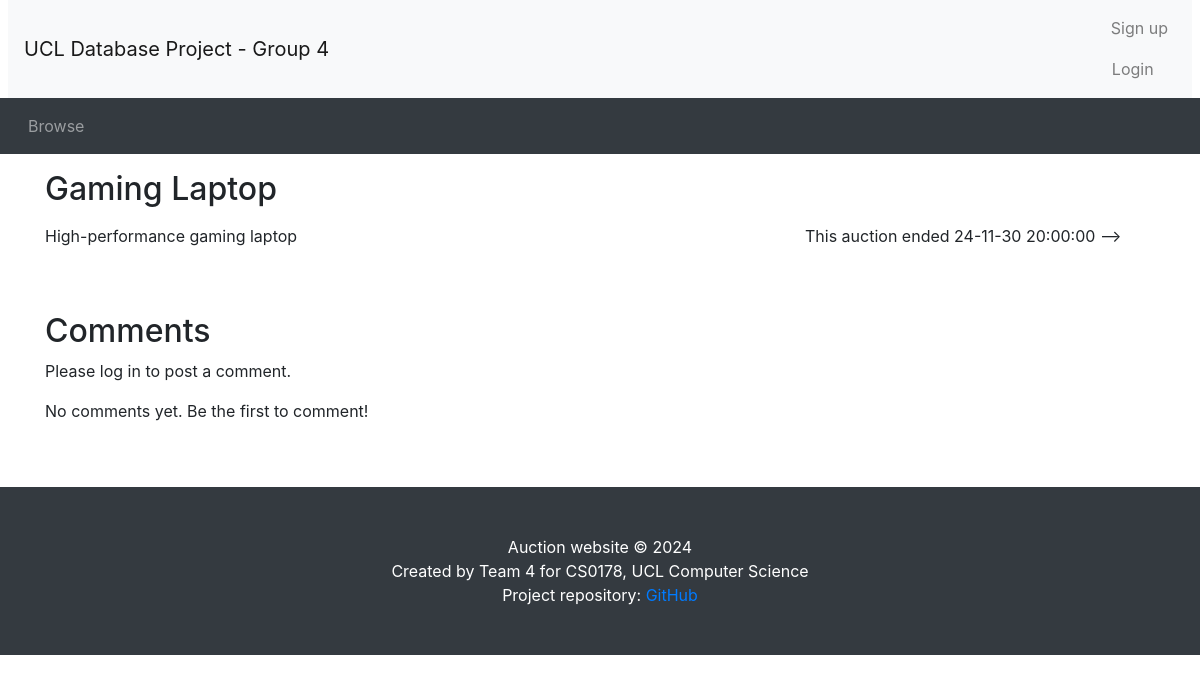
The page /listing.php?item_id=2 on the database as committed earlier.
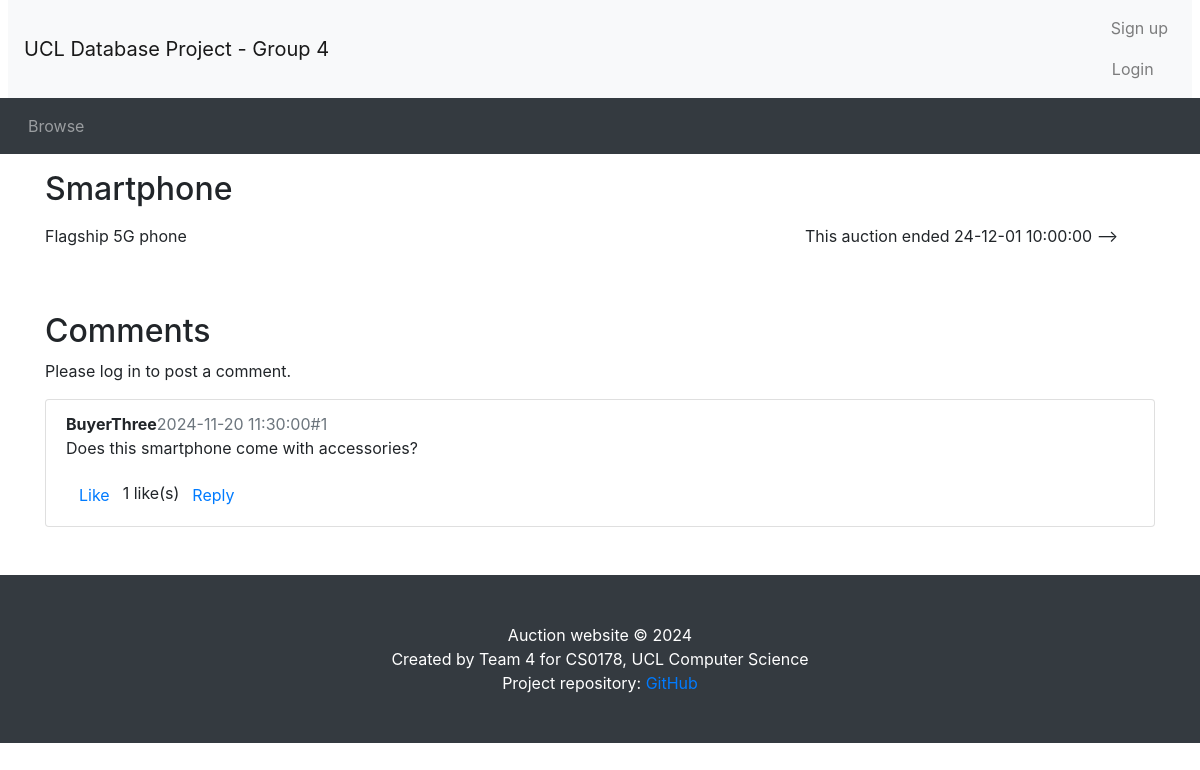
The same page on the database as committed later.
### tables this page shows
CREATE TABLE `auctions` (
    `item_id` INT PRIMARY KEY AUTO_INCREMENT,
    `title` VARCHAR(50) UNIQUE NOT NULL,
    `details` TEXT,
    `category` VARCHAR(30) NOT NULL,
    `startPrice` DECIMAL(10, 2) NOT NULL,
    `reservePrice` DECIMAL(10, 2) CHECK (
        `reservePrice` IS NULL
        OR `reservePrice` >= `startPrice`
    ),
    `startDate` DATETIME NOT NULL,
    `endDate` DATETIME NOT NULL,
    `seller_id` INT NOT NULL,
    `status` ENUM('active', 'closed', 'cancelled') NOT NULL DEFAULT 'active',
    FOREIGN KEY (`seller_id`) REFERENCES `seller` (`user_id`) ON DELETE CASCADE
);

CREATE TABLE `comments` (
    `comment_id` INT PRIMARY KEY AUTO_INCREMENT,
    `item_id` INT NOT NULL,
    `buyer_id` INT NOT NULL,
    `time` DATETIME NOT NULL,
    `content` VARCHAR(1023) NOT NULL,
    `parent_comment_id` INT,
    FOREIGN KEY (`item_id`) REFERENCES `auctions` (`item_id`) ON DELETE CASCADE,
    FOREIGN KEY (`buyer_id`) REFERENCES `user` (`user_id`) ON DELETE CASCADE,
    FOREIGN KEY (`parent_comment_id`) REFERENCES `comments` (`comment_id`) ON DELETE CASCADE
);

CREATE TABLE `profile` (
    `email`  VARCHAR(100) PRIMARY KEY,
    `username` VARCHAR(50) NOT NULL,
    `tel` VARCHAR(15) DEFAULT NULL,
    `address` VARCHAR(100) DEFAULT NULL,
    FOREIGN KEY (`email`) REFERENCES `user` (`email`) ON DELETE CASCADE
);

### listing.php (the view, shortened to what this page needs)
<?php include_once("header.php") ?>
<?php require("my_db_connect.php") ?>
<?php
if (!isset($_GET['item_id'])) {
    $item_id = $_SESSION['viewing'];
} else {
    $item_id = $_GET['item_id'];
}
$sql = "SELECT * FROM auctions WHERE item_id = '$item_id';";
$result = mysqli_query($con, $sql);
$fetch = mysqli_fetch_array($result);
$title = $fetch['title'];
$status = $fetch['status'];
$description = $fetch['details'];
$end_time = new DateTime($fetch['endDate']);
$now = new DateTime();
?>
<div class="container">
    <div class="row">
        <div class="col-sm-8">
            <h2 class="my-3"><?php echo ($title); ?></h2>
        </div>
    </div>
    <div class="row">
        <div class="col-sm-8">
            <div class="itemDescription">
                <?php echo ($description); ?>
            </div>
        </div>
        <div class="col-sm-4">
            <p>
                <?php if ($status == 'cancelled') { ?>
                    This auction was cancelled by its owner.
                <?php } else if ($now > $end_time): ?>
                        This auction ended <?php echo (date_format($end_time, 'y-m-d H:i:s')) ?>
            <?php endif ?> -->
        </div>
    </div>
</div>
<?php
$comments_sql = "SELECT c.comment_id, c.buyer_id, c.time, c.content, u.username, c.parent_comment_id
                 FROM user
                 JOIN comments c ON user.user_id = c.buyer_id
                 JOIN profile u ON user.email = u.email
                 WHERE c.item_id = $item_id
                 ORDER BY c.time ASC";
$comments_result = mysqli_query($con, $comments_sql);
$comment_count = 0;
$comment_order = [];
while ($comment = mysqli_fetch_assoc($comments_result)) {
    $comment_count++;
    $comment_order[$comment['comment_id']] = $comment_count;
}
mysqli_data_seek($comments_result, 0);
?>
<div class="container mt-5" id="comments-section">
    <h2>Comments</h2>
    <?php if (isset($_SESSION['logged_in']) && $_SESSION['logged_in'] == true): ?>
        <?php if ($_SESSION['account_type'] == 'buyer'): ?>
            <form method="POST" action="post_comment.php">
                <div class="form-group">
                    <textarea class="form-control" id="commentContent" name="content" placeholder="Write a comment..."
                        required></textarea>
                </div>
                <input type="hidden" name="user_id" value="<?php echo $_SESSION["user_id"]; ?>">
                <input type="hidden" name="item_id" value="<?php echo $item_id; ?>">
                <input type="hidden" name="parent_comment_id" value="">
                <button type="submit" class="btn btn-primary">Post Comment</button>
            </form>
        <?php endif; ?>
    <?php else: ?>
        <p>Please log in to post a comment.</p>
    <?php endif; ?>
    <ul class="list-group mt-3">
        <?php if (mysqli_num_rows($comments_result) > 0): ?>
            <?php
            while ($comment = mysqli_fetch_assoc($comments_result)) {
                echo '<li class="list-group-item">';
                echo '<strong>' . htmlspecialchars($comment['username']) . '</strong>';
                echo '<span class="text-muted">' . date("Y-m-d H:i:s", strtotime($comment['time'])) . '</span>';
                echo '<span class="text-muted">#' . $comment_order[$comment['comment_id']] . '</span>';
                echo '<p>' . nl2br(htmlspecialchars($comment['content'])) . '</p>';
                echo '<div class="comment-actions">';
                echo '<button class="btn btn-link" onclick="likeComment(' . $comment['comment_id'] . ')">Like</button>';
                $likes_sql = 'SELECT COUNT(*) AS likes FROM comment_likes WHERE comment_id = ' . $comment['comment_id'];
                $likes_result = mysqli_query($con, $likes_sql);
                $likes_row = mysqli_fetch_assoc($likes_result);
                echo '<span>' . $likes_row['likes'] . ' like(s)</span>';
                echo '<button class="btn btn-link" onclick="showReplyForm(' . $comment['comment_id'] . ')">Reply</button>';
                echo '</div>';
                echo '</li>';
            }
            ?>
        <?php else: ?>
            <p>No comments yet. Be the first to comment!</p>
        <?php endif; ?>
    </ul>
</div>
<?php include_once("footer.php") ?>

Rows that differ between the two databases and show on the page:
changed auctions: title "Gaming Laptop" → "Smartphone"; details "High-performance gaming laptop" → "Flagship 5G phone"; endDate "24-11-30 20:00:00" → "24-12-01 10:00:00"
added comments: profile.username "BuyerThree", time "2024-11-20 11:30:00", comment_id "1", content "Does this smartphone come with accessories?", likes "1"
Other text that changed with them:
text no longer shown: "No comments yet. Be the first to comment!"
